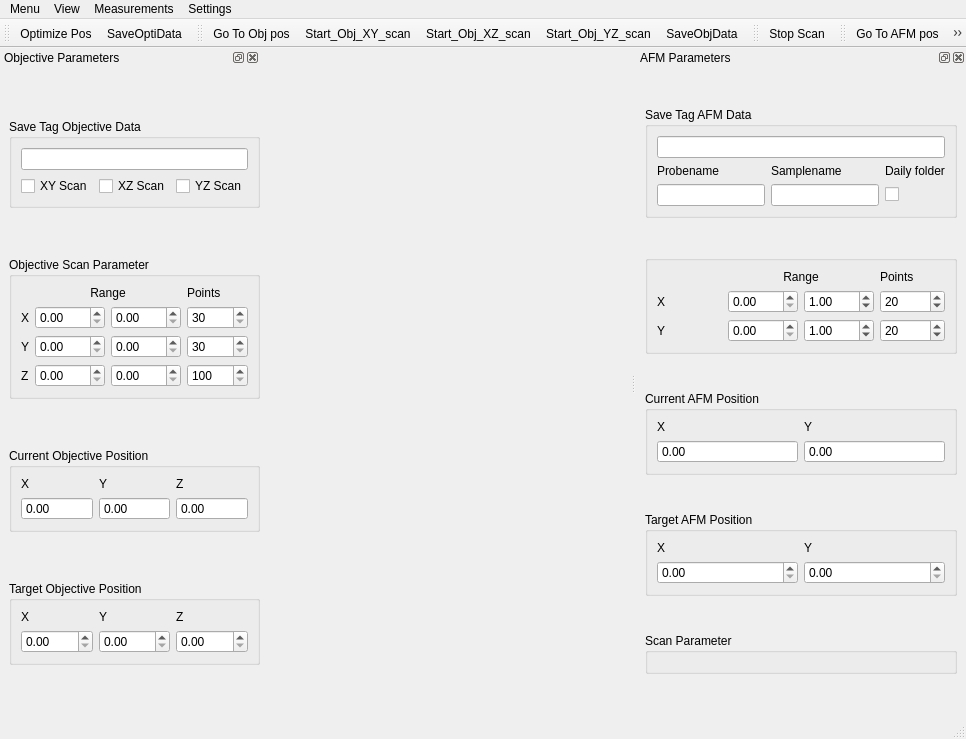
<?xml version="1.0" encoding="UTF-8"?>
<ui version="4.0">
 <class>MainWindow</class>
 <widget class="QMainWindow" name="MainWindow">
  <property name="enabled">
   <bool>true</bool>
  </property>
  <property name="geometry">
   <rect>
    <x>0</x>
    <y>0</y>
    <width>966</width>
    <height>739</height>
   </rect>
  </property>
  <property name="windowTitle">
   <string>ProteusQ</string>
  </property>
  <widget class="QWidget" name="centralwidget">
   <property name="enabled">
    <bool>true</bool>
   </property>
  </widget>
  <widget class="QMenuBar" name="menubar">
   <property name="geometry">
    <rect>
     <x>0</x>
     <y>0</y>
     <width>966</width>
     <height>21</height>
    </rect>
   </property>
   <widget class="QMenu" name="menuMenu">
    <property name="title">
     <string>Menu</string>
    </property>
    <addaction name="action_curr_pos_to_target"/>
   </widget>
   <widget class="QMenu" name="menuView">
    <property name="title">
     <string>View</string>
    </property>
    <addaction name="actionDefault_Display"/>
    <addaction name="actionSplit_Display"/>
    <addaction name="actionCombine_Display"/>
    <addaction name="actionSave_Display"/>
    <addaction name="actionLoad_Display"/>
   </widget>
   <widget class="QMenu" name="menuSettings">
    <property name="title">
     <string>Settings</string>
    </property>
    <addaction name="action_optimizer_settings"/>
   </widget>
   <widget class="QMenu" name="menuMeasurements">
    <property name="title">
     <string>Measurements</string>
    </property>
    <addaction name="action_Quantitative_Measure"/>
   </widget>
   <addaction name="menuMenu"/>
   <addaction name="menuView"/>
   <addaction name="menuMeasurements"/>
   <addaction name="menuSettings"/>
  </widget>
  <widget class="QStatusBar" name="statusbar"/>
  <widget class="QDockWidget" name="dockWidget_objective">
   <property name="sizePolicy">
    <sizepolicy hsizetype="Fixed" vsizetype="Preferred">
     <horstretch>0</horstretch>
     <verstretch>0</verstretch>
    </sizepolicy>
   </property>
   <property name="minimumSize">
    <size>
     <width>260</width>
     <height>467</height>
    </size>
   </property>
   <property name="maximumSize">
    <size>
     <width>260</width>
     <height>524287</height>
    </size>
   </property>
   <property name="layoutDirection">
    <enum>Qt::LeftToRight</enum>
   </property>
   <property name="windowTitle">
    <string>Objective Parameters</string>
   </property>
   <attribute name="dockWidgetArea">
    <number>1</number>
   </attribute>
   <widget class="QWidget" name="dockWidgetContents">
    <property name="layoutDirection">
     <enum>Qt::LeftToRight</enum>
    </property>
    <layout class="QGridLayout" name="gridLayout">
     <property name="sizeConstraint">
      <enum>QLayout::SetMinimumSize</enum>
     </property>
     <item row="4" column="0" colspan="2">
      <widget class="QGroupBox" name="groupBox">
       <property name="sizePolicy">
        <sizepolicy hsizetype="Preferred" vsizetype="Fixed">
         <horstretch>0</horstretch>
         <verstretch>0</verstretch>
        </sizepolicy>
       </property>
       <property name="title">
        <string>Objective Scan Parameter</string>
       </property>
       <layout class="QGridLayout" name="gridLayout_2">
        <item row="3" column="0">
         <widget class="QLabel" name="label_3">
          <property name="sizePolicy">
           <sizepolicy hsizetype="Minimum" vsizetype="Preferred">
            <horstretch>0</horstretch>
            <verstretch>0</verstretch>
           </sizepolicy>
          </property>
          <property name="text">
           <string>Z</string>
          </property>
         </widget>
        </item>
        <item row="0" column="3">
         <widget class="QLabel" name="label_4">
          <property name="sizePolicy">
           <sizepolicy hsizetype="Preferred" vsizetype="Preferred">
            <horstretch>0</horstretch>
            <verstretch>0</verstretch>
           </sizepolicy>
          </property>
          <property name="text">
           <string>Points</string>
          </property>
         </widget>
        </item>
        <item row="1" column="1">
         <widget class="ScienDSpinBox" name="obj_x_min_DSpinBox">
          <property name="minimumSize">
           <size>
            <width>70</width>
            <height>0</height>
           </size>
          </property>
         </widget>
        </item>
        <item row="1" column="0">
         <widget class="QLabel" name="label">
          <property name="sizePolicy">
           <sizepolicy hsizetype="Minimum" vsizetype="Preferred">
            <horstretch>0</horstretch>
            <verstretch>0</verstretch>
           </sizepolicy>
          </property>
          <property name="minimumSize">
           <size>
            <width>0</width>
            <height>0</height>
           </size>
          </property>
          <property name="text">
           <string>X</string>
          </property>
         </widget>
        </item>
        <item row="2" column="0">
         <widget class="QLabel" name="label_2">
          <property name="sizePolicy">
           <sizepolicy hsizetype="Minimum" vsizetype="Preferred">
            <horstretch>0</horstretch>
            <verstretch>0</verstretch>
           </sizepolicy>
          </property>
          <property name="text">
           <string>Y</string>
          </property>
         </widget>
        </item>
        <item row="1" column="2">
         <widget class="ScienDSpinBox" name="obj_x_max_DSpinBox">
          <property name="minimumSize">
           <size>
            <width>70</width>
            <height>0</height>
           </size>
          </property>
         </widget>
        </item>
        <item row="0" column="1" colspan="2">
         <widget class="QLabel" name="label_5">
          <property name="sizePolicy">
           <sizepolicy hsizetype="Preferred" vsizetype="Preferred">
            <horstretch>0</horstretch>
            <verstretch>0</verstretch>
           </sizepolicy>
          </property>
          <property name="text">
           <string>Range</string>
          </property>
          <property name="alignment">
           <set>Qt::AlignCenter</set>
          </property>
         </widget>
        </item>
        <item row="1" column="3">
         <widget class="ScienSpinBox" name="obj_x_num_SpinBox">
          <property name="minimumSize">
           <size>
            <width>50</width>
            <height>0</height>
           </size>
          </property>
          <property name="minimum">
           <number>30</number>
          </property>
          <property name="maximum">
           <number>10000</number>
          </property>
         </widget>
        </item>
        <item row="2" column="1">
         <widget class="ScienDSpinBox" name="obj_y_min_DSpinBox"/>
        </item>
        <item row="2" column="2">
         <widget class="ScienDSpinBox" name="obj_y_max_DSpinBox"/>
        </item>
        <item row="3" column="1">
         <widget class="ScienDSpinBox" name="obj_z_min_DSpinBox"/>
        </item>
        <item row="3" column="2">
         <widget class="ScienDSpinBox" name="obj_z_max_DSpinBox"/>
        </item>
        <item row="2" column="3">
         <widget class="ScienSpinBox" name="obj_y_num_SpinBox">
          <property name="minimum">
           <number>30</number>
          </property>
          <property name="maximum">
           <number>10000</number>
          </property>
         </widget>
        </item>
        <item row="3" column="3">
         <widget class="ScienSpinBox" name="obj_z_num_SpinBox">
          <property name="minimum">
           <number>100</number>
          </property>
          <property name="maximum">
           <number>10000</number>
          </property>
         </widget>
        </item>
       </layout>
      </widget>
     </item>
     <item row="5" column="0" colspan="2">
      <widget class="QGroupBox" name="groupBox_2">
       <property name="sizePolicy">
        <sizepolicy hsizetype="Preferred" vsizetype="Fixed">
         <horstretch>0</horstretch>
         <verstretch>0</verstretch>
        </sizepolicy>
       </property>
       <property name="title">
        <string>Current Objective Position</string>
       </property>
       <property name="checkable">
        <bool>false</bool>
       </property>
       <layout class="QGridLayout" name="gridLayout_3">
        <item row="0" column="0">
         <widget class="QLabel" name="label_6">
          <property name="text">
           <string>X</string>
          </property>
         </widget>
        </item>
        <item row="0" column="2">
         <widget class="QLabel" name="label_8">
          <property name="sizePolicy">
           <sizepolicy hsizetype="Preferred" vsizetype="Fixed">
            <horstretch>0</horstretch>
            <verstretch>0</verstretch>
           </sizepolicy>
          </property>
          <property name="text">
           <string>Z</string>
          </property>
         </widget>
        </item>
        <item row="0" column="1">
         <widget class="QLabel" name="label_7">
          <property name="sizePolicy">
           <sizepolicy hsizetype="Preferred" vsizetype="Fixed">
            <horstretch>0</horstretch>
            <verstretch>0</verstretch>
           </sizepolicy>
          </property>
          <property name="text">
           <string>Y</string>
          </property>
         </widget>
        </item>
        <item row="1" column="1">
         <widget class="ScienDSpinBox" name="obj_cur_y_DSpinBox">
          <property name="readOnly">
           <bool>true</bool>
          </property>
          <property name="buttonSymbols">
           <enum>QAbstractSpinBox::NoButtons</enum>
          </property>
         </widget>
        </item>
        <item row="1" column="0">
         <widget class="ScienDSpinBox" name="obj_cur_x_DSpinBox">
          <property name="readOnly">
           <bool>true</bool>
          </property>
          <property name="buttonSymbols">
           <enum>QAbstractSpinBox::NoButtons</enum>
          </property>
         </widget>
        </item>
        <item row="1" column="2">
         <widget class="ScienDSpinBox" name="obj_cur_z_DSpinBox">
          <property name="readOnly">
           <bool>true</bool>
          </property>
          <property name="buttonSymbols">
           <enum>QAbstractSpinBox::NoButtons</enum>
          </property>
         </widget>
        </item>
       </layout>
      </widget>
     </item>
     <item row="6" column="0" colspan="2">
      <widget class="QGroupBox" name="groupBox_3">
       <property name="sizePolicy">
        <sizepolicy hsizetype="Preferred" vsizetype="Fixed">
         <horstretch>0</horstretch>
         <verstretch>0</verstretch>
        </sizepolicy>
       </property>
       <property name="title">
        <string>Target Objective Position</string>
       </property>
       <layout class="QGridLayout" name="gridLayout_4">
        <item row="0" column="0">
         <widget class="QLabel" name="label_9">
          <property name="text">
           <string>X</string>
          </property>
         </widget>
        </item>
        <item row="0" column="2">
         <widget class="QLabel" name="label_11">
          <property name="text">
           <string>Z</string>
          </property>
         </widget>
        </item>
        <item row="0" column="1">
         <widget class="QLabel" name="label_10">
          <property name="text">
           <string>Y</string>
          </property>
         </widget>
        </item>
        <item row="1" column="0">
         <widget class="ScienDSpinBox" name="obj_target_x_DSpinBox">
          <property name="decimals">
           <number>2</number>
          </property>
          <property name="value">
           <double>0.000000000000000</double>
          </property>
         </widget>
        </item>
        <item row="1" column="1">
         <widget class="ScienDSpinBox" name="obj_target_y_DSpinBox"/>
        </item>
        <item row="1" column="2">
         <widget class="ScienDSpinBox" name="obj_target_z_DSpinBox"/>
        </item>
       </layout>
      </widget>
     </item>
     <item row="0" column="0" colspan="2">
      <widget class="QGroupBox" name="groupBox_7">
       <property name="sizePolicy">
        <sizepolicy hsizetype="Preferred" vsizetype="Fixed">
         <horstretch>0</horstretch>
         <verstretch>0</verstretch>
        </sizepolicy>
       </property>
       <property name="title">
        <string>Save Tag Objective Data</string>
       </property>
       <layout class="QGridLayout" name="gridLayout_9">
        <item row="1" column="1">
         <widget class="QCheckBox" name="save_obj_xz_CheckBox">
          <property name="text">
           <string>XZ Scan</string>
          </property>
         </widget>
        </item>
        <item row="0" column="0" colspan="3">
         <widget class="QLineEdit" name="obj_save_LineEdit"/>
        </item>
        <item row="1" column="2">
         <widget class="QCheckBox" name="save_obj_yz_CheckBox">
          <property name="text">
           <string>YZ Scan</string>
          </property>
         </widget>
        </item>
        <item row="1" column="0">
         <widget class="QCheckBox" name="save_obj_xy_CheckBox">
          <property name="text">
           <string>XY Scan</string>
          </property>
         </widget>
        </item>
       </layout>
      </widget>
     </item>
    </layout>
   </widget>
  </widget>
  <widget class="QDockWidget" name="dockWidget_afm">
   <property name="sizePolicy">
    <sizepolicy hsizetype="Fixed" vsizetype="Preferred">
     <horstretch>0</horstretch>
     <verstretch>0</verstretch>
    </sizepolicy>
   </property>
   <property name="windowTitle">
    <string>AFM Parameters</string>
   </property>
   <attribute name="dockWidgetArea">
    <number>2</number>
   </attribute>
   <widget class="QWidget" name="dockWidgetContents_2">
    <layout class="QGridLayout" name="gridLayout_5">
     <item row="1" column="0">
      <widget class="QGroupBox" name="groupBox_4">
       <property name="sizePolicy">
        <sizepolicy hsizetype="Preferred" vsizetype="Fixed">
         <horstretch>0</horstretch>
         <verstretch>0</verstretch>
        </sizepolicy>
       </property>
       <property name="title">
        <string/>
       </property>
       <layout class="QGridLayout" name="gridLayout_6">
        <item row="1" column="0">
         <widget class="QLabel" name="label_12">
          <property name="text">
           <string>X</string>
          </property>
         </widget>
        </item>
        <item row="2" column="0">
         <widget class="QLabel" name="label_13">
          <property name="text">
           <string>Y</string>
          </property>
         </widget>
        </item>
        <item row="2" column="1">
         <widget class="ScienDSpinBox" name="afm_y_min_DSpinBox">
          <property name="minimumSize">
           <size>
            <width>70</width>
            <height>0</height>
           </size>
          </property>
         </widget>
        </item>
        <item row="1" column="1">
         <widget class="ScienDSpinBox" name="afm_x_min_DSpinBox">
          <property name="minimumSize">
           <size>
            <width>70</width>
            <height>0</height>
           </size>
          </property>
         </widget>
        </item>
        <item row="1" column="2">
         <widget class="ScienDSpinBox" name="afm_x_max_DSpinBox">
          <property name="minimumSize">
           <size>
            <width>70</width>
            <height>0</height>
           </size>
          </property>
          <property name="value">
           <double>1.000000000000000</double>
          </property>
         </widget>
        </item>
        <item row="2" column="2">
         <widget class="ScienDSpinBox" name="afm_y_max_DSpinBox">
          <property name="minimumSize">
           <size>
            <width>70</width>
            <height>0</height>
           </size>
          </property>
          <property name="value">
           <double>1.000000000000000</double>
          </property>
         </widget>
        </item>
        <item row="1" column="3">
         <widget class="ScienSpinBox" name="afm_x_num_SpinBox">
          <property name="minimumSize">
           <size>
            <width>50</width>
            <height>0</height>
           </size>
          </property>
          <property name="minimum">
           <number>2</number>
          </property>
          <property name="maximum">
           <number>10000</number>
          </property>
          <property name="value">
           <number>20</number>
          </property>
         </widget>
        </item>
        <item row="2" column="3">
         <widget class="ScienSpinBox" name="afm_y_num_SpinBox">
          <property name="minimumSize">
           <size>
            <width>50</width>
            <height>0</height>
           </size>
          </property>
          <property name="minimum">
           <number>2</number>
          </property>
          <property name="maximum">
           <number>10000</number>
          </property>
          <property name="value">
           <number>20</number>
          </property>
         </widget>
        </item>
        <item row="0" column="1" colspan="2">
         <widget class="QLabel" name="label_14">
          <property name="text">
           <string>Range</string>
          </property>
          <property name="alignment">
           <set>Qt::AlignCenter</set>
          </property>
         </widget>
        </item>
        <item row="0" column="3">
         <widget class="QLabel" name="label_15">
          <property name="text">
           <string>Points</string>
          </property>
         </widget>
        </item>
       </layout>
      </widget>
     </item>
     <item row="4" column="0">
      <widget class="QGroupBox" name="scan_param_groupBox">
       <property name="sizePolicy">
        <sizepolicy hsizetype="Preferred" vsizetype="Fixed">
         <horstretch>0</horstretch>
         <verstretch>0</verstretch>
        </sizepolicy>
       </property>
       <property name="title">
        <string>Scan Parameter</string>
       </property>
       <layout class="QGridLayout" name="gridLayout_scan_params"/>
      </widget>
     </item>
     <item row="2" column="0">
      <widget class="QGroupBox" name="groupBox_5">
       <property name="sizePolicy">
        <sizepolicy hsizetype="Preferred" vsizetype="Fixed">
         <horstretch>0</horstretch>
         <verstretch>0</verstretch>
        </sizepolicy>
       </property>
       <property name="title">
        <string>Current AFM Position</string>
       </property>
       <layout class="QGridLayout" name="gridLayout_7">
        <item row="1" column="1">
         <widget class="ScienDSpinBox" name="afm_curr_y_DSpinBox">
          <property name="readOnly">
           <bool>true</bool>
          </property>
          <property name="buttonSymbols">
           <enum>QAbstractSpinBox::NoButtons</enum>
          </property>
         </widget>
        </item>
        <item row="1" column="0">
         <widget class="ScienDSpinBox" name="afm_curr_x_DSpinBox">
          <property name="readOnly">
           <bool>true</bool>
          </property>
          <property name="buttonSymbols">
           <enum>QAbstractSpinBox::NoButtons</enum>
          </property>
         </widget>
        </item>
        <item row="0" column="1">
         <widget class="QLabel" name="label_17">
          <property name="text">
           <string>Y</string>
          </property>
         </widget>
        </item>
        <item row="0" column="0">
         <widget class="QLabel" name="label_16">
          <property name="text">
           <string>X</string>
          </property>
         </widget>
        </item>
       </layout>
      </widget>
     </item>
     <item row="3" column="0">
      <widget class="QGroupBox" name="groupBox_6">
       <property name="sizePolicy">
        <sizepolicy hsizetype="Preferred" vsizetype="Fixed">
         <horstretch>0</horstretch>
         <verstretch>0</verstretch>
        </sizepolicy>
       </property>
       <property name="title">
        <string>Target AFM Position</string>
       </property>
       <layout class="QGridLayout" name="gridLayout_8">
        <item row="0" column="1">
         <widget class="QLabel" name="label_19">
          <property name="text">
           <string>Y</string>
          </property>
         </widget>
        </item>
        <item row="0" column="0">
         <widget class="QLabel" name="label_18">
          <property name="text">
           <string>X</string>
          </property>
         </widget>
        </item>
        <item row="1" column="0">
         <widget class="ScienDSpinBox" name="afm_target_x_DSpinBox"/>
        </item>
        <item row="1" column="1">
         <widget class="ScienDSpinBox" name="afm_target_y_DSpinBox"/>
        </item>
       </layout>
      </widget>
     </item>
     <item row="0" column="0">
      <widget class="QGroupBox" name="groupBox_8">
       <property name="sizePolicy">
        <sizepolicy hsizetype="Preferred" vsizetype="Fixed">
         <horstretch>0</horstretch>
         <verstretch>0</verstretch>
        </sizepolicy>
       </property>
       <property name="title">
        <string>Save Tag AFM Data</string>
       </property>
       <layout class="QGridLayout" name="gridLayout_10">
        <item row="2" column="0">
         <widget class="QLineEdit" name="probename_LineEdit">
          <property name="toolTip">
           <string>&lt;html&gt;&lt;head/&gt;&lt;body&gt;&lt;p&gt;Type here the name of the Quantilever (also known as the probe) for the ProteusQ.&lt;br/&gt;The data will be saved into this folder.&lt;/p&gt;&lt;/body&gt;&lt;/html&gt;</string>
          </property>
         </widget>
        </item>
        <item row="1" column="1">
         <widget class="QLabel" name="label_21">
          <property name="text">
           <string>Samplename</string>
          </property>
         </widget>
        </item>
        <item row="1" column="0">
         <widget class="QLabel" name="label_20">
          <property name="text">
           <string>Probename</string>
          </property>
         </widget>
        </item>
        <item row="2" column="1">
         <widget class="QLineEdit" name="samplename_LineEdit">
          <property name="toolTip">
           <string>&lt;html&gt;&lt;head/&gt;&lt;body&gt;&lt;p&gt;Type here the name of the Sample, which is investigated wit the ProteusQ.&lt;br/&gt;The data will be saved into this folder.&lt;/p&gt;&lt;/body&gt;&lt;/html&gt;</string>
          </property>
         </widget>
        </item>
        <item row="2" column="2">
         <widget class="QCheckBox" name="daily_folder_CheckBox">
          <property name="toolTip">
           <string>&lt;html&gt;&lt;head/&gt;&lt;body&gt;&lt;p&gt;Indicate, whether you what to save the measurements in a daily folder.&lt;/p&gt;&lt;/body&gt;&lt;/html&gt;</string>
          </property>
          <property name="layoutDirection">
           <enum>Qt::LeftToRight</enum>
          </property>
          <property name="autoFillBackground">
           <bool>false</bool>
          </property>
          <property name="text">
           <string/>
          </property>
         </widget>
        </item>
        <item row="0" column="0" colspan="3">
         <widget class="QLineEdit" name="qafm_save_LineEdit"/>
        </item>
        <item row="1" column="2">
         <widget class="QLabel" name="label_22">
          <property name="text">
           <string>Daily folder</string>
          </property>
         </widget>
        </item>
       </layout>
      </widget>
     </item>
    </layout>
   </widget>
  </widget>
  <widget class="QToolBar" name="toolBar">
   <property name="windowTitle">
    <string>toolBar</string>
   </property>
   <property name="iconSize">
    <size>
     <width>28</width>
     <height>30</height>
    </size>
   </property>
   <attribute name="toolBarArea">
    <enum>TopToolBarArea</enum>
   </attribute>
   <attribute name="toolBarBreak">
    <bool>false</bool>
   </attribute>
   <addaction name="actionOptimize_Pos"/>
   <addaction name="actionSaveOptiData"/>
  </widget>
  <widget class="QToolBar" name="toolBar_2">
   <property name="windowTitle">
    <string>toolBar_2</string>
   </property>
   <property name="iconSize">
    <size>
     <width>26</width>
     <height>28</height>
    </size>
   </property>
   <attribute name="toolBarArea">
    <enum>TopToolBarArea</enum>
   </attribute>
   <attribute name="toolBarBreak">
    <bool>false</bool>
   </attribute>
   <addaction name="actionGo_To_Obj_pos"/>
   <addaction name="actionStart_Obj_XY_scan"/>
   <addaction name="actionStart_Obj_XZ_scan"/>
   <addaction name="actionStart_Obj_YZ_scan"/>
   <addaction name="actionSaveObjData"/>
  </widget>
  <widget class="QToolBar" name="toolBar_4">
   <property name="windowTitle">
    <string>toolBar_4</string>
   </property>
   <property name="iconSize">
    <size>
     <width>26</width>
     <height>26</height>
    </size>
   </property>
   <attribute name="toolBarArea">
    <enum>TopToolBarArea</enum>
   </attribute>
   <attribute name="toolBarBreak">
    <bool>false</bool>
   </attribute>
   <addaction name="actionStop_Scan"/>
  </widget>
  <widget class="QToolBar" name="toolBar_5">
   <property name="windowTitle">
    <string>toolBar_5</string>
   </property>
   <property name="iconSize">
    <size>
     <width>26</width>
     <height>28</height>
    </size>
   </property>
   <attribute name="toolBarArea">
    <enum>TopToolBarArea</enum>
   </attribute>
   <attribute name="toolBarBreak">
    <bool>false</bool>
   </attribute>
   <addaction name="actionGo_To_AFM_pos"/>
   <addaction name="actionStart_QAFM_Scan"/>
   <addaction name="actionSaveDataQAFM"/>
  </widget>
  <action name="actionStart_QAFM_Scan">
   <property name="icon">
    <iconset>
     <normaloff>../artwork/icons/66/scan-xy-afm-start.png</normaloff>../artwork/icons/66/scan-xy-afm-start.png</iconset>
   </property>
   <property name="text">
    <string>Start QAFM Scan</string>
   </property>
   <property name="toolTip">
    <string>Start a fresh QAFM Scan</string>
   </property>
  </action>
  <action name="actionStop_Scan">
   <property name="icon">
    <iconset>
     <normaloff>../artwork/icons/66/scan-stop.png</normaloff>../artwork/icons/66/scan-stop.png</iconset>
   </property>
   <property name="text">
    <string>Stop Scan</string>
   </property>
   <property name="toolTip">
    <string>Stop scanning XY or depth and return to &quot;ready&quot; state</string>
   </property>
  </action>
  <action name="actionSplit_Display">
   <property name="text">
    <string>Split Display</string>
   </property>
  </action>
  <action name="actionCombine_Display">
   <property name="text">
    <string>Combine Display</string>
   </property>
  </action>
  <action name="actionStart_Obj_XY_scan">
   <property name="icon">
    <iconset>
     <normaloff>../artwork/icons/66/scan-xy-start.png</normaloff>../artwork/icons/66/scan-xy-start.png</iconset>
   </property>
   <property name="text">
    <string>Start_Obj_XY_scan</string>
   </property>
   <property name="toolTip">
    <string>Start a XY scan with the objective</string>
   </property>
  </action>
  <action name="actionStart_Obj_XZ_scan">
   <property name="icon">
    <iconset>
     <normaloff>../artwork/icons/66/scan-xz-start.png</normaloff>../artwork/icons/66/scan-xz-start.png</iconset>
   </property>
   <property name="text">
    <string>Start_Obj_XZ_scan</string>
   </property>
   <property name="toolTip">
    <string>Start a XZ objective scan.</string>
   </property>
  </action>
  <action name="actionStart_Obj_YZ_scan">
   <property name="icon">
    <iconset>
     <normaloff>../artwork/icons/66/scan-yz-start.png</normaloff>../artwork/icons/66/scan-yz-start.png</iconset>
   </property>
   <property name="text">
    <string>Start_Obj_YZ_scan</string>
   </property>
   <property name="toolTip">
    <string>Start a YZ scan with objective</string>
   </property>
  </action>
  <action name="actionGo_To_AFM_pos">
   <property name="icon">
    <iconset>
     <normaloff>../artwork/icons/66/goto_afm.png</normaloff>../artwork/icons/66/goto_afm.png</iconset>
   </property>
   <property name="text">
    <string>Go To AFM pos</string>
   </property>
   <property name="toolTip">
    <string>Go to target AFM Position</string>
   </property>
  </action>
  <action name="actionGo_To_Obj_pos">
   <property name="icon">
    <iconset>
     <normaloff>../artwork/icons/66/goto_obj_pos.png</normaloff>../artwork/icons/66/goto_obj_pos.png</iconset>
   </property>
   <property name="text">
    <string>Go To Obj pos</string>
   </property>
   <property name="toolTip">
    <string>Go to target Objective position</string>
   </property>
  </action>
  <action name="actionOptimize_Pos">
   <property name="checkable">
    <bool>false</bool>
   </property>
   <property name="icon">
    <iconset>
     <normaloff>../artwork/icons/66/optimize-position.png</normaloff>../artwork/icons/66/optimize-position.png</iconset>
   </property>
   <property name="text">
    <string>Optimize Pos</string>
   </property>
   <property name="toolTip">
    <string>Optimize Objective Position around NV</string>
   </property>
  </action>
  <action name="action_optimizer_settings">
   <property name="checkable">
    <bool>false</bool>
   </property>
   <property name="text">
    <string>Optimizer Settings</string>
   </property>
  </action>
  <action name="action_curr_pos_to_target">
   <property name="text">
    <string>Current Position to Target</string>
   </property>
   <property name="toolTip">
    <string>&lt;html&gt;&lt;head/&gt;&lt;body&gt;&lt;p&gt;Set the current position to the target position. Useful if the program is restarted.&lt;/p&gt;&lt;/body&gt;&lt;/html&gt;</string>
   </property>
  </action>
  <action name="actionSaveObjData">
   <property name="icon">
    <iconset>
     <normaloff>../artwork/icons/66/save_objective.png</normaloff>../artwork/icons/66/save_objective.png</iconset>
   </property>
   <property name="text">
    <string>SaveObjData</string>
   </property>
   <property name="toolTip">
    <string>Save the selected data from the objective scan</string>
   </property>
  </action>
  <action name="actionSaveOptiData">
   <property name="enabled">
    <bool>true</bool>
   </property>
   <property name="icon">
    <iconset>
     <normaloff>../artwork/icons/66/save_opti.png</normaloff>../artwork/icons/66/save_opti.png</iconset>
   </property>
   <property name="text">
    <string>SaveOptiData</string>
   </property>
   <property name="toolTip">
    <string>Save the data from the optimizer scan</string>
   </property>
  </action>
  <action name="actionSaveDataQAFM">
   <property name="icon">
    <iconset>
     <normaloff>../artwork/icons/66/save_afm_red.png</normaloff>../artwork/icons/66/save_afm_red.png</iconset>
   </property>
   <property name="text">
    <string>SaveDataQAFM</string>
   </property>
   <property name="toolTip">
    <string>Save the currently displayed data from the QAFM measurement</string>
   </property>
  </action>
  <action name="actionDefault_Display">
   <property name="text">
    <string>Default Display</string>
   </property>
  </action>
  <action name="actionSave_Display">
   <property name="text">
    <string>Save Display</string>
   </property>
  </action>
  <action name="actionLoad_Display">
   <property name="text">
    <string>Load Display</string>
   </property>
  </action>
  <action name="action_Quantitative_Measure">
   <property name="text">
    <string>Open Quantitative Measure</string>
   </property>
   <property name="toolTip">
    <string>Open Quantitative Measurement Window</string>
   </property>
  </action>
 </widget>
 <customwidgets>
  <customwidget>
   <class>ScienDSpinBox</class>
   <extends>QDoubleSpinBox</extends>
   <header>qtwidgets.scientific_spinbox.h</header>
  </customwidget>
  <customwidget>
   <class>ScienSpinBox</class>
   <extends>QSpinBox</extends>
   <header>qtwidgets.scientific_spinbox</header>
  </customwidget>
 </customwidgets>
 <tabstops>
  <tabstop>obj_x_min_DSpinBox</tabstop>
  <tabstop>obj_x_max_DSpinBox</tabstop>
  <tabstop>obj_x_num_SpinBox</tabstop>
  <tabstop>obj_y_min_DSpinBox</tabstop>
  <tabstop>obj_y_max_DSpinBox</tabstop>
  <tabstop>obj_y_num_SpinBox</tabstop>
  <tabstop>obj_z_min_DSpinBox</tabstop>
  <tabstop>obj_z_max_DSpinBox</tabstop>
  <tabstop>obj_z_num_SpinBox</tabstop>
  <tabstop>obj_cur_x_DSpinBox</tabstop>
  <tabstop>obj_cur_y_DSpinBox</tabstop>
  <tabstop>obj_cur_z_DSpinBox</tabstop>
  <tabstop>obj_target_x_DSpinBox</tabstop>
  <tabstop>obj_target_y_DSpinBox</tabstop>
  <tabstop>obj_target_z_DSpinBox</tabstop>
  <tabstop>afm_x_min_DSpinBox</tabstop>
  <tabstop>afm_x_max_DSpinBox</tabstop>
  <tabstop>afm_x_num_SpinBox</tabstop>
  <tabstop>afm_y_min_DSpinBox</tabstop>
  <tabstop>afm_y_max_DSpinBox</tabstop>
  <tabstop>afm_y_num_SpinBox</tabstop>
  <tabstop>afm_curr_x_DSpinBox</tabstop>
  <tabstop>afm_curr_y_DSpinBox</tabstop>
  <tabstop>afm_target_x_DSpinBox</tabstop>
  <tabstop>afm_target_y_DSpinBox</tabstop>
 </tabstops>
 <resources/>
 <connections/>
</ui>
